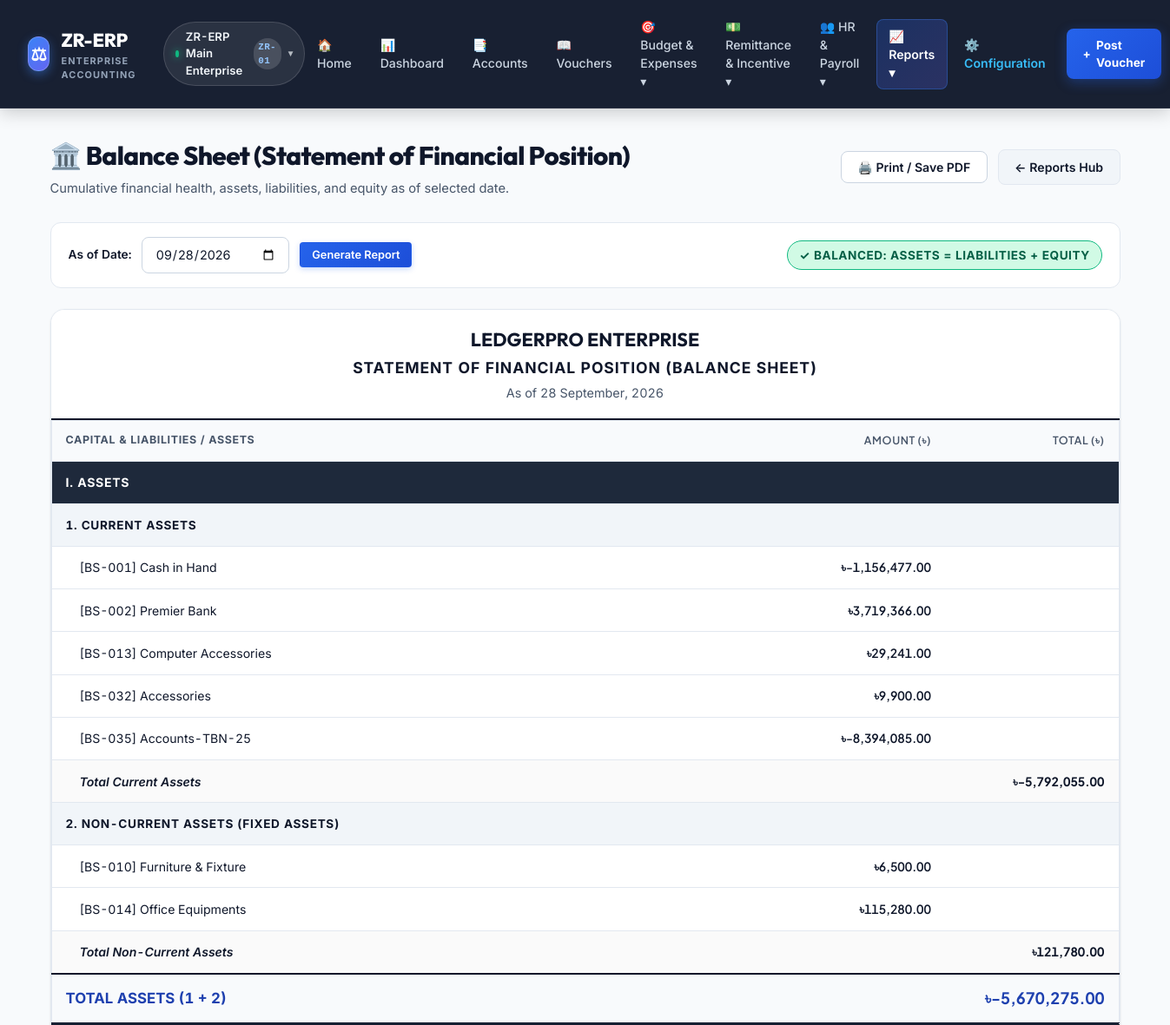
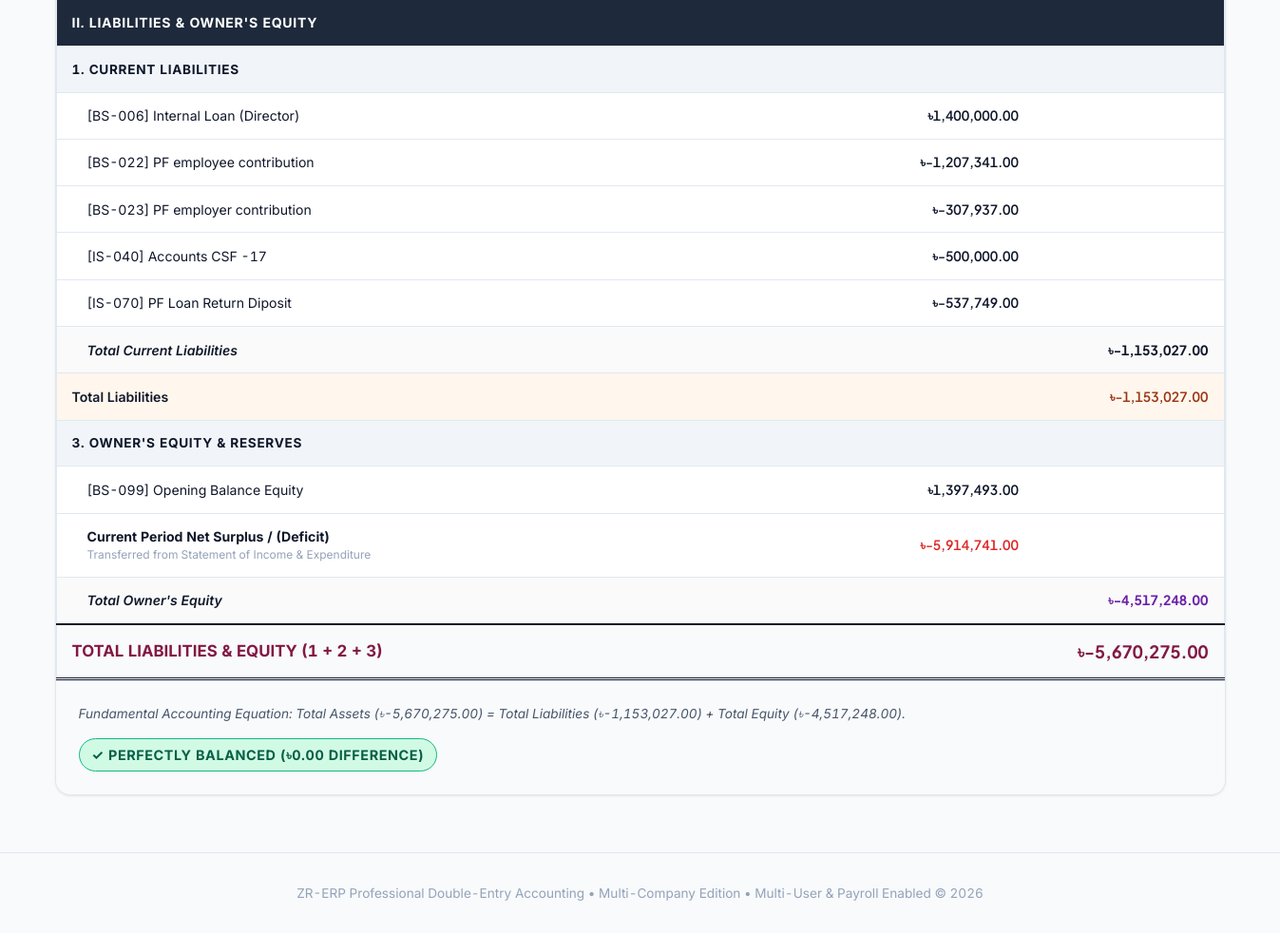
The page /reports/balance-sheet on the database its author committed (2 pictures, top to bottom).
### app.py (models this page shows, shortened)
class Account(db.Model):
    __tablename__ = 'account'
    id = db.Column(db.Integer, primary_key=True)
    code = db.Column(db.String(20), unique=True, nullable=False) # e.g. 1010, 1030-01
    name = db.Column(db.String(100), unique=True, nullable=False)
    type = db.Column(db.String(50), nullable=False) # Asset, Liability, Equity, Revenue, Expense
    category = db.Column(db.String(50), nullable=False) # Current Asset, Non-Current Asset, etc.
    parent_id = db.Column(db.Integer, db.ForeignKey('account.id'), nullable=True) # Subledger link
    is_cash_or_bank = db.Column(db.Boolean, default=False)
    opening_balance = db.Column(db.Float, default=0.00)
    balance = db.Column(db.Float, default=0.00)
    parent = db.relationship('Account', remote_side=[id], backref=db.backref('subledgers', lazy=True, cascade='all, delete-orphan'))

### app.py (the view)
@app.route('/reports/balance-sheet')
def balance_sheet():
    as_of_date_str = request.args.get('as_of_date', date.today().strftime('%Y-%m-%d'))
    try:
        as_of_date = datetime.strptime(as_of_date_str, '%Y-%m-%d').date()
    except (ValueError, TypeError):
        as_of_date = date.today()
    accounts = Account.query.order_by(Account.code).all()
    current_assets = []
    non_current_assets = []
    current_liabilities = []
    non_current_liabilities = []
    equity_accounts = []
    total_current_assets = 0.0
    total_non_current_assets = 0.0
    total_current_liabilities = 0.0
    total_non_current_liabilities = 0.0
    total_equity_direct = 0.0
    for acc in accounts:
        dr = db.session.query(func.coalesce(func.sum(TransactionLine.debit), 0.0))\
            .join(JournalEntry)\
            .filter(TransactionLine.account_id == acc.id, JournalEntry.date <= as_of_date).scalar()
        cr = db.session.query(func.coalesce(func.sum(TransactionLine.credit), 0.0))\
            .join(JournalEntry)\
            .filter(TransactionLine.account_id == acc.id, JournalEntry.date <= as_of_date).scalar()
        if acc.type in ['Asset', 'Contra']:
            bal = round(acc.opening_balance + dr - cr, 2)
            item = {'code': acc.code, 'name': acc.name, 'balance': bal}
            if 'Non-Current' in acc.category or 'Fixed' in acc.category:
                non_current_assets.append(item)
                total_non_current_assets += bal
            else:
                current_assets.append(item)
                total_current_assets += bal
        elif acc.type == 'Liability':
            bal = round(acc.opening_balance + cr - dr, 2)
            item = {'code': acc.code, 'name': acc.name, 'balance': bal}
            if 'Non-Current' in acc.category:
                non_current_liabilities.append(item)
                total_non_current_liabilities += bal
            else:
                current_liabilities.append(item)
                total_current_liabilities += bal
        elif acc.type == 'Equity':
            bal = round(acc.opening_balance + cr - dr, 2)
            equity_accounts.append({'code': acc.code, 'name': acc.name, 'balance': bal})
            total_equity_direct += bal
    rev_dr = db.session.query(func.coalesce(func.sum(TransactionLine.debit), 0.0))\
        .join(JournalEntry).join(Account)\
        .filter(Account.type == 'Revenue', JournalEntry.date <= as_of_date).scalar()
    rev_cr = db.session.query(func.coalesce(func.sum(TransactionLine.credit), 0.0))\
        .join(JournalEntry).join(Account)\
        .filter(Account.type == 'Revenue', JournalEntry.date <= as_of_date).scalar()
    total_rev_period = rev_cr - rev_dr
    exp_dr = db.session.query(func.coalesce(func.sum(TransactionLine.debit), 0.0))\
        .join(JournalEntry).join(Account)\
        .filter(Account.type == 'Expense', JournalEntry.date <= as_of_date).scalar()
    exp_cr = db.session.query(func.coalesce(func.sum(TransactionLine.credit), 0.0))\
        .join(JournalEntry).join(Account)\
        .filter(Account.type == 'Expense', JournalEntry.date <= as_of_date).scalar()
    total_exp_period = exp_dr - exp_cr
    current_surplus = round(total_rev_period - total_exp_period, 2)
    total_assets = round(total_current_assets + total_non_current_assets, 2)
    total_liabilities = round(total_current_liabilities + total_non_current_liabilities, 2)
    total_equity = round(total_equity_direct + current_surplus, 2)
    total_liabilities_and_equity = round(total_liabilities + total_equity, 2)
    diff = round(abs(total_assets - total_liabilities_and_equity), 2)
    is_balanced = (diff < 0.01)
    return render_template(
        'reports/balance_sheet.html',
        as_of_date=as_of_date.strftime('%Y-%m-%d'),
        as_of_date_obj=as_of_date,
        current_assets=current_assets,
        non_current_assets=non_current_assets,
        total_current_assets=total_current_assets,
        total_non_current_assets=total_non_current_assets,
        total_assets=total_assets,
        current_liabilities=current_liabilities,
        non_current_liabilities=non_current_liabilities,
        total_current_liabilities=total_current_liabilities,
        total_non_current_liabilities=total_non_current_liabilities,
        total_liabilities=total_liabilities,
        equity_accounts=equity_accounts,
        current_surplus=current_surplus,
        total_equity=total_equity,
        total_liabilities_and_equity=total_liabilities_and_equity,
        is_balanced=is_balanced,
        diff=diff
    )

### templates/reports/balance_sheet.html (shortened to what this page needs)
{% extends "base.html" %}
{% block content %}
<div class="page-header">
    <div>
        <h1 class="page-title">🏛️ Balance Sheet (Statement of Financial Position)</h1>
        <p class="page-description">Cumulative financial health, assets, liabilities, and equity as of selected date.</p>
    </div>
    <div class="header-actions">
        <button onclick="window.print()" class="btn btn-outline">🖨️ Print / Save PDF</button>
        <a href="{{ url_for('reports_hub') }}" class="btn btn-secondary">← Reports Hub</a>
    </div>
</div>
<form method="GET" action="{{ url_for('balance_sheet') }}" class="filter-bar no-print">
    <div style="display: flex; align-items: center; gap: 0.75rem;">
        <label class="form-label" style="margin-bottom: 0;">As of Date:</label>
        <input type="date" name="as_of_date" class="form-control" value="{{ as_of_date }}" style="width: 170px;">
        <button type="submit" class="btn btn-primary btn-sm">Generate Report</button>
    </div>
    <div style="margin-left: auto;">
        {% if is_balanced %}
            <span class="badge badge-balanced">✓ Balanced: Assets = Liabilities + Equity</span>
        {% else %}
            <span class="badge badge-unbalanced">⚠ Out of Balance (Difference: ৳{{ "{:,.2f}".format(diff) }})</span>
        {% endif %}
    </div>
</form>
<div class="card">
    <div class="card-header" style="text-align: center; display: block; border-bottom: 2px solid var(--primary);">
        <h2 style="font-family: 'Outfit', sans-serif; font-size: 1.35rem; color: var(--primary);">LEDGERPRO ENTERPRISE</h2>
        <div style="font-size: 1.1rem; font-weight: 700; text-transform: uppercase; letter-spacing: 0.05em; margin: 0.25rem 0;">Statement of Financial Position (Balance Sheet)</div>
        <div style="font-size: 0.9rem; color: var(--text-secondary);">As of {{ as_of_date_obj.strftime('%d %B, %Y') if as_of_date_obj else as_of_date }}</div>
    </div>
    <div class="table-responsive">
        <table class="table report-table">
            <thead>
                <tr>
                    <th>Capital & Liabilities / Assets</th>
                    <th class="num-col" style="width: 180px;">Amount (৳)</th>
                    <th class="num-col" style="width: 200px;">Total (৳)</th>
                </tr>
            </thead>
            <tbody>
                <tr style="background-color: #1e293b; color: white;">
                    <td colspan="3" style="font-weight: 700; text-transform: uppercase; letter-spacing: 0.05em; color: white;">I. ASSETS</td>
                </tr>
                <tr class="report-section-header">
                    <td colspan="3">1. Current Assets</td>
                </tr>
                {% for acc in current_assets %}
                <tr>
                    <td class="indent-1">[{{ acc.code }}] {{ acc.name }}</td>
                    <td class="num-col">৳{{ "{:,.2f}".format(acc.balance) }}</td>
                    <td class="num-col"></td>
                </tr>
                {% endfor %}
                <tr class="report-subtotal-row">
                    <td class="indent-1"><em>Total Current Assets</em></td>
                    <td class="num-col"></td>
                    <td class="num-col"><strong>৳{{ "{:,.2f}".format(total_current_assets) }}</strong></td>
                </tr>
                <tr class="report-section-header">
                    <td colspan="3">2. Non-Current Assets (Fixed Assets)</td>
                </tr>
                {% for acc in non_current_assets %}
                <tr>
                    <td class="indent-1">[{{ acc.code }}] {{ acc.name }}</td>
                    <td class="num-col">৳{{ "{:,.2f}".format(acc.balance) }}</td>
                    <td class="num-col"></td>
                </tr>
                {% endfor %}
                <tr class="report-subtotal-row">
                    <td class="indent-1"><em>Total Non-Current Assets</em></td>
                    <td class="num-col"></td>
                    <td class="num-col"><strong>৳{{ "{:,.2f}".format(total_non_current_assets) }}</strong></td>
                </tr>
                <tr class="report-total-row" style="background-color: #eff6ff;">
                    <td style="font-weight: 700; color: #1e40af; text-transform: uppercase;">TOTAL ASSETS (1 + 2)</td>
                    <td class="num-col"></td>
                    <td class="num-col" style="font-weight: 700; font-size: 1.15rem; color: #1e40af;">
                        ৳{{ "{:,.2f}".format(total_assets) }}
                    </td>
                </tr>
                <tr style="background-color: #1e293b; color: white;">
                    <td colspan="3" style="font-weight: 700; text-transform: uppercase; letter-spacing: 0.05em; color: white;">II. LIABILITIES & OWNER'S EQUITY</td>
                </tr>
                <tr class="report-section-header">
                    <td colspan="3">1. Current Liabilities</td>
                </tr>
                {% for acc in current_liabilities %}
                <tr>
                    <td class="indent-1">[{{ acc.code }}] {{ acc.name }}</td>
                    <td class="num-col">৳{{ "{:,.2f}".format(acc.balance) }}</td>
                    <td class="num-col"></td>
                </tr>
                {% endfor %}
                <tr class="report-subtotal-row">
                    <td class="indent-1"><em>Total Current Liabilities</em></td>
                    <td class="num-col"></td>
                    <td class="num-col"><strong>৳{{ "{:,.2f}".format(total_current_liabilities) }}</strong></td>
                </tr>
                <tr style="background-color: #fff7ed; font-weight: 600;">
                    <td>Total Liabilities</td>
                    <td class="num-col"></td>
                    <td class="num-col" style="color: #9a3412;">৳{{ "{:,.2f}".format(total_liabilities) }}</td>
                </tr>
                <tr class="report-section-header">
                    <td colspan="3">3. Owner's Equity & Reserves</td>
                </tr>
                {% for acc in equity_accounts %}
                <tr>
                    <td class="indent-1">[{{ acc.code }}] {{ acc.name }}</td>
                    <td class="num-col">৳{{ "{:,.2f}".format(acc.balance) }}</td>
                    <td class="num-col"></td>
                </tr>
                {% endfor %}
                <tr>
                    <td class="indent-1">
                        <strong>Current Period Net Surplus / (Deficit)</strong>
                        <span style="font-size: 0.75rem; color: var(--text-muted); display: block;">Transferred from Statement of Income & Expenditure</span>
                    </td>
                    <td class="num-col {% if current_surplus >= 0 %}text-success{% else %}text-danger{% endif %}" style="font-weight: 600;">
                        ৳{{ "{:,.2f}".format(current_surplus) }}
                    </td>
                    <td class="num-col"></td>
                </tr>
                <tr class="report-subtotal-row">
                    <td class="indent-1"><em>Total Owner's Equity</em></td>
                    <td class="num-col"></td>
                    <td class="num-col" style="color: #6b21a8;"><strong>৳{{ "{:,.2f}".format(total_equity) }}</strong></td>
                </tr>
                <tr class="report-total-row" style="background-color: #fdf2f8;">
                    <td style="font-weight: 700; color: #831843; text-transform: uppercase;">TOTAL LIABILITIES & EQUITY (1 + 2 + 3)</td>
                    <td class="num-col"></td>
                    <td class="num-col" style="font-weight: 700; font-size: 1.15rem; color: #831843;">
                        ৳{{ "{:,.2f}".format(total_liabilities_and_equity) }}
                    </td>
                </tr>
            </tbody>
        </table>
    </div>
    <div class="card-body" style="background-color: #f8fafc; border-top: 1px solid var(--border);">
        <div style="display: flex; justify-content: space-between; align-items: center; flex-wrap: wrap; gap: 1rem;">
            <div style="font-size: 0.85rem; color: var(--text-secondary);">
                <em>Fundamental Accounting Equation: Total Assets (৳{{ "{:,.2f}".format(total_assets) }}) = Total Liabilities (৳{{ "{:,.2f}".format(total_liabilities) }}) + Total Equity (৳{{ "{:,.2f}".format(total_equity) }}).</em>
            </div>
            <div>
                {% if is_balanced %}
                    <span class="badge badge-balanced" style="font-size: 0.9rem;">✓ Perfectly Balanced (৳0.00 difference)</span>
                {% else %}
                    <span class="badge badge-unbalanced" style="font-size: 0.9rem;">⚠ Out of Balance by ৳{{ "{:,.2f}".format(diff) }}</span>
                {% endif %}
            </div>
        </div>
    </div>
</div>
{% endblock %}

### rows shown on the page
Account: code "BS-001", name "Cash in Hand", balance "-1,156,477.00"
Account: code "BS-002", name "Premier Bank", balance "3,719,366.00"
Account: code "BS-013", name "Computer Accessories", balance "29,241.00"
Account: code "BS-032", name "Accessories", balance "9,900.00"
Account: code "BS-035", name "Accounts-TBN-25", balance "-8,394,085.00"
Account: code "BS-010", name "Furniture & Fixture", balance "6,500.00"
Account: code "BS-014", name "Office Equipments", balance "115,280.00"
Account: code "BS-006", name "Internal Loan (Director)", balance "1,400,000.00"
Account: code "BS-022", name "PF employee contribution", balance "-1,207,341.00"
Account: code "BS-023", name "PF employer contribution", balance "-307,937.00"
Account: code "IS-040", name "Accounts CSF -17", balance "-500,000.00"
Account: code "IS-070", name "PF Loan Return Diposit", balance "-537,749.00"
Account: code "BS-099", name "Opening Balance Equity", balance "1,397,493.00"

### other values the page prints
{{ active_company.name }} "ZR-ERP Main Enterprise"
{{ active_company.code }} "ZR-01"
{{ as_of_date_obj.strftime('%d %B, %Y') if as_of_date_obj else as_of_date }} "28 September, 2026"
{{ "{:,.2f}".format(total_current_assets) }} "-5,792,055.00"
{{ "{:,.2f}".format(total_non_current_assets) }} "121,780.00"
{{ "{:,.2f}".format(total_assets) }} "-5,670,275.00"
{{ "{:,.2f}".format(total_current_liabilities) }} "-1,153,027.00"
{{ "{:,.2f}".format(total_liabilities) }} "-1,153,027.00"
{{ "{:,.2f}".format(current_surplus) }} "-5,914,741.00"
{{ "{:,.2f}".format(total_equity) }} "-4,517,248.00"
{{ "{:,.2f}".format(total_liabilities_and_equity) }} "-5,670,275.00"
